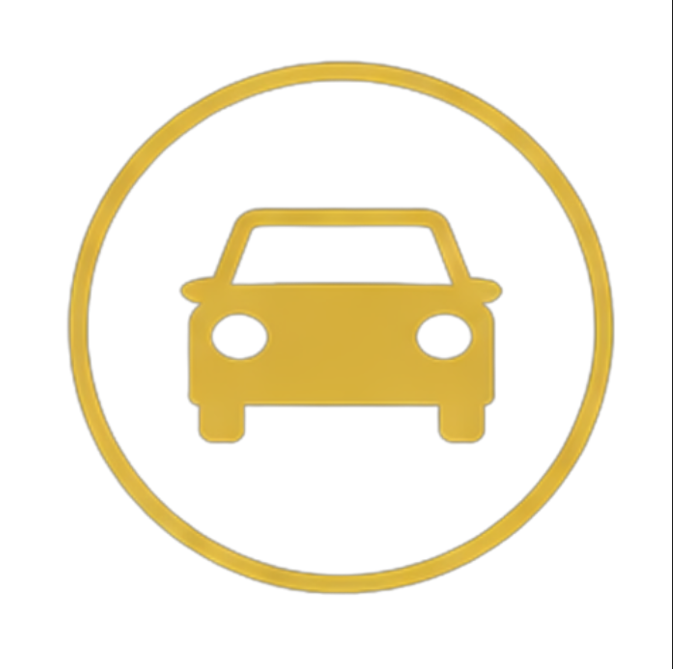
#> input picture icon_source_dispatch.png, 673 x 669 px
$ python generate_icon_from_image.py
#> lines starting #> are read from the running program, lines starting #| are printed output that depends on the picture
"""
Generate Dispatch app launcher icon from user-provided image (white bg + gold car).
Produces BOTH legacy ic_launcher.png AND adaptive icon layers.
"""
from PIL import Image
import os

# Input image path (user will need to save the image here first)
INPUT_IMAGE = 'icon_source_dispatch.png'

# ── Dimensions ──
SIZE = 1024
ADAPT_FG = 432

# ── Colors ──
WHITE = (255, 255, 255)

# Load and resize the source image
try:
    source_img = Image.open(INPUT_IMAGE).convert('RGBA')
#> source_img is the input picture: PIL image 673x669 RGBA; mean R, G, B, A 247.2, 241.3, 223.4, 255
    print(f'Loaded source image: {INPUT_IMAGE}')
except FileNotFoundError:
    print(f'ERROR: {INPUT_IMAGE} not found. Please save the image as {INPUT_IMAGE} in the same directory.')
    exit(1)

# ═══════════════════════════════════════
#  1. LEGACY ICON (ic_launcher.png)
# ═══════════════════════════════════════
img_legacy = source_img.resize((SIZE, SIZE), Image.LANCZOS)

# ═══════════════════════════════════════
#  2. ADAPTIVE FOREGROUND (transparent bg)
# ═══════════════════════════════════════
fg_master = source_img.resize((ADAPT_FG, ADAPT_FG), Image.LANCZOS)

# ═══════════════════════════════════════
#  3. ADAPTIVE BACKGROUND (solid white)
# ═══════════════════════════════════════
bg_master = Image.new('RGB', (ADAPT_FG, ADAPT_FG), WHITE)
#> bg_master: PIL image 432x432 RGB; every value is 255

# ═══════════════════════════════════════
#  OUTPUT PATHS
# ═══════════════════════════════════════
out_dir = os.path.dirname(os.path.abspath(__file__))
res_base = os.path.join(out_dir, 'android', 'app', 'src', 'main', 'res')

# Save master asset
master_path = os.path.join(out_dir, 'assets', 'dispatch_icon_1024.png')
os.makedirs(os.path.dirname(master_path), exist_ok=True)
# Convert RGBA to RGB for PNG
if img_legacy.mode == 'RGBA':
    rgb_img = Image.new('RGB', img_legacy.size, WHITE)
#> rgb_img: PIL image 1024x1024 RGB; every value is 255
    rgb_img.paste(img_legacy, mask=img_legacy.split()[3])
    rgb_img.save(master_path, 'PNG')
else:
    img_legacy.save(master_path, 'PNG')
print(f'Saved master: {master_path}')

# Mipmap sizes (legacy square icon)
LEGACY_SIZES = {
    'mipmap-mdpi': 48,
    'mipmap-hdpi': 72,
    'mipmap-xhdpi': 96,
    'mipmap-xxhdpi': 144,
    'mipmap-xxxhdpi': 192,
}
for folder, sz in LEGACY_SIZES.items():
    fp = os.path.join(res_base, folder)
    os.makedirs(fp, exist_ok=True)
    resized = img_legacy.resize((sz, sz), Image.LANCZOS)
    if resized.mode == 'RGBA':
        rgb_img = Image.new('RGB', resized.size, WHITE)
        rgb_img.paste(resized, mask=resized.split()[3])
        rgb_img.save(os.path.join(fp, 'ic_launcher.png'), 'PNG')
    else:
        resized.save(os.path.join(fp, 'ic_launcher.png'), 'PNG')
    print(f'  legacy  {folder}/ic_launcher.png  {sz}x{sz}')
#> this loop made 5 passes
#> pass 1, `resized = img_legacy.resize((sz, sz), Image.LANCZOS)`:
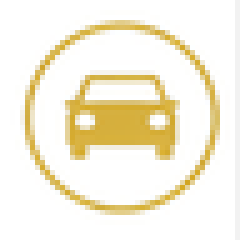
#> resized: PIL image 48x48 RGBA (shown 5 times larger); mean R, G, B, A 247, 240.8, 222.1, 255
#> pass 2, `resized = img_legacy.resize((sz, sz), Image.LANCZOS)`:
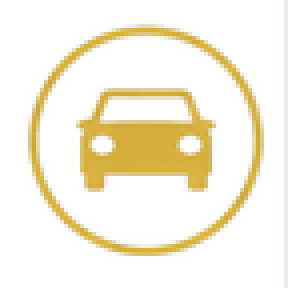
#> resized: PIL image 72x72 RGBA (shown 4 times larger); mean R, G, B, A 247.1, 241, 222.6, 255
#> after the loop:
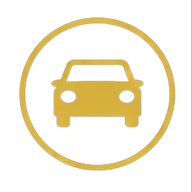
#> resized: PIL image 192x192 RGBA; mean R, G, B, A 247.1, 241.2, 223.2, 255

# Adaptive foreground sizes
ADAPT_SIZES = {
    'mipmap-mdpi': 108,
    'mipmap-hdpi': 162,
    'mipmap-xhdpi': 216,
    'mipmap-xxhdpi': 324,
    'mipmap-xxxhdpi': 432,
}
for folder, sz in ADAPT_SIZES.items():
    fp = os.path.join(res_base, folder)
    os.makedirs(fp, exist_ok=True)
    fg_master.resize((sz, sz), Image.LANCZOS).save(os.path.join(fp, 'ic_launcher_foreground.png'), 'PNG')
    print(f'  fg      {folder}/ic_launcher_foreground.png  {sz}x{sz}')
#> this loop made 5 passes
#> pass 1, `fg_master.resize((sz, sz), Image.LANCZOS).save(os.path.join(fp, 'ic_la..`:
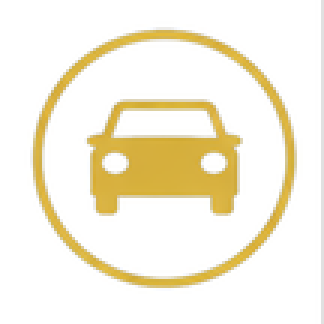
#> saved as ic_launcher_foreground.png: PIL image 108x108 RGBA (shown 3 times larger); mean R, G, B, A 247.1, 241.1, 223, 255
#> pass 2, `fg_master.resize((sz, sz), Image.LANCZOS).save(os.path.join(fp, 'ic_la..`:
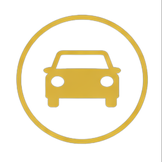
#> saved as ic_launcher_foreground.png: PIL image 162x162 RGBA; mean R, G, B, A 247.1, 241.2, 223.2, 255

# Adaptive background sizes
for folder, sz in ADAPT_SIZES.items():
    fp = os.path.join(res_base, folder)
    os.makedirs(fp, exist_ok=True)
    bg_master.resize((sz, sz), Image.LANCZOS).save(os.path.join(fp, 'ic_launcher_background.png'), 'PNG')
    print(f'  bg      {folder}/ic_launcher_background.png  {sz}x{sz}')

# ── Adaptive icon XML ──
import textwrap
anydpi_dir = os.path.join(res_base, 'mipmap-anydpi-v26')
os.makedirs(anydpi_dir, exist_ok=True)
xml_content = textwrap.dedent("""\
    <?xml version="1.0" encoding="utf-8"?>
    <adaptive-icon xmlns:android="http://schemas.android.com/apk/res/android">
        <background android:drawable="@mipmap/ic_launcher_background"/>
        <foreground android:drawable="@mipmap/ic_launcher_foreground"/>
    </adaptive-icon>
""")
with open(os.path.join(anydpi_dir, 'ic_launcher.xml'), 'w') as f:
    f.write(xml_content)
print(f'  xml     mipmap-anydpi-v26/ic_launcher.xml')

# ── Update colors.xml ──
import re
values_dir = os.path.join(res_base, 'values')
os.makedirs(values_dir, exist_ok=True)
colors_path = os.path.join(values_dir, 'colors.xml')
white_hex = '#FFFFFF'
bg_entry = f'<color name="ic_launcher_background">{white_hex}</color>'
if os.path.exists(colors_path):
    with open(colors_path, 'r') as f:
        content = f.read()
    if 'ic_launcher_background' in content:
        content = re.sub(
            r'<color name="ic_launcher_background">[^<]*</color>',
            bg_entry, content)
    else:
        content = content.replace('</resources>', f'    {bg_entry}\n</resources>')
    with open(colors_path, 'w') as f:
        f.write(content)
else:
    with open(colors_path, 'w') as f:
        f.write('<?xml version="1.0" encoding="utf-8"?>\n<resources>\n'
                f'    {bg_entry}\n</resources>\n')
standalone = os.path.join(values_dir, 'ic_launcher_background.xml')
if os.path.exists(standalone):
    os.remove(standalone)
print(f'  color   values/colors.xml (ic_launcher_background -> {white_hex})')

# ── Web icons (Dispatch is Android-only, but generate anyway) ──
web_dir = os.path.join(out_dir, 'web', 'icons')
os.makedirs(web_dir, exist_ok=True)
for name, wsz in [('Icon-192.png', 192), ('Icon-512.png', 512)]:
    resized = img_legacy.resize((wsz, wsz), Image.LANCZOS)
    if resized.mode == 'RGBA':
        rgb_img = Image.new('RGB', resized.size, WHITE)
        rgb_img.paste(resized, mask=resized.split()[3])
        rgb_img.save(os.path.join(web_dir, name), 'PNG')
    else:
        resized.save(os.path.join(web_dir, name), 'PNG')
    print(f'  web     {name}  {wsz}x{wsz}')

print('\nDone — Dispatch icon generated from user image.')
